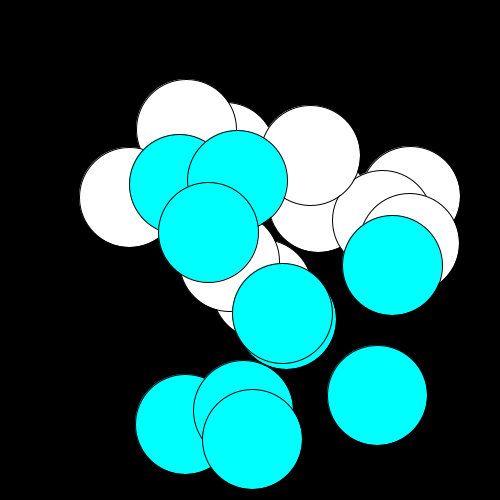
Frame 1 (no input)
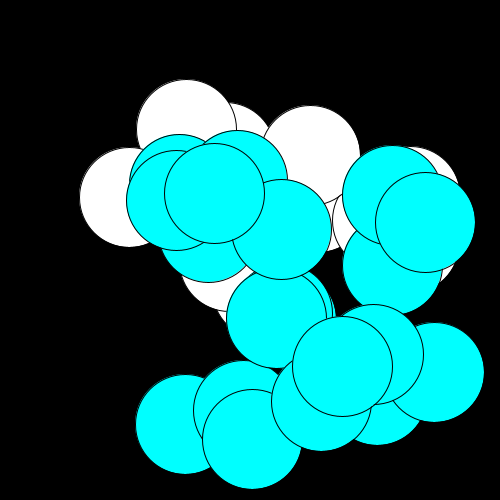
Frame 2 (the mouse pressed at the canvas centre, redrawn once)

The Processing sketch that drew these frames (run headless with seeded random() and noise(); the mouse was pressed at the canvas centre and the sketch redrawn once):

// Processing sketch: Task_4_uge_4
// ── Task_4_uge_4.pde
Circle[] circles = new Circle[10];

void setup() {
  size(500, 500);
  background(0); // Clear screen each frame
  
  
  for (int i = 0; i < circles.length; i++) {
    int r1 = (int) random(width / 4, width - 75);
    int r2 = (int) random(width / 4, height - 75);
    circles[i] = new Circle(r1, r2);
    circles[i].display();
  }
}

void draw() {
  
  for (Circle c : circles) {
    int r1 = (int) random(width / 4, width - 75);
    int r2 = (int) random(width / 4, height - 75);
    c.move(r1, r2); 
         
  }
}

// ── Circle.pde
class Circle {
  int xPos;
  int yPos;

  Circle(int xPos, int yPos) {
    this.xPos = xPos;
    this.yPos = yPos;
  }

  void display() {
    fill(255);
    ellipse(xPos, yPos, width / 5, height / 5);
  }

  void move(int x, int y) {
    // Update position, so the circle moves
    xPos = x+40;
    yPos = y+50;
    fill(0,255,255);
    ellipse(xPos, yPos, width /5, height /5);
    noLoop();
  }
}
